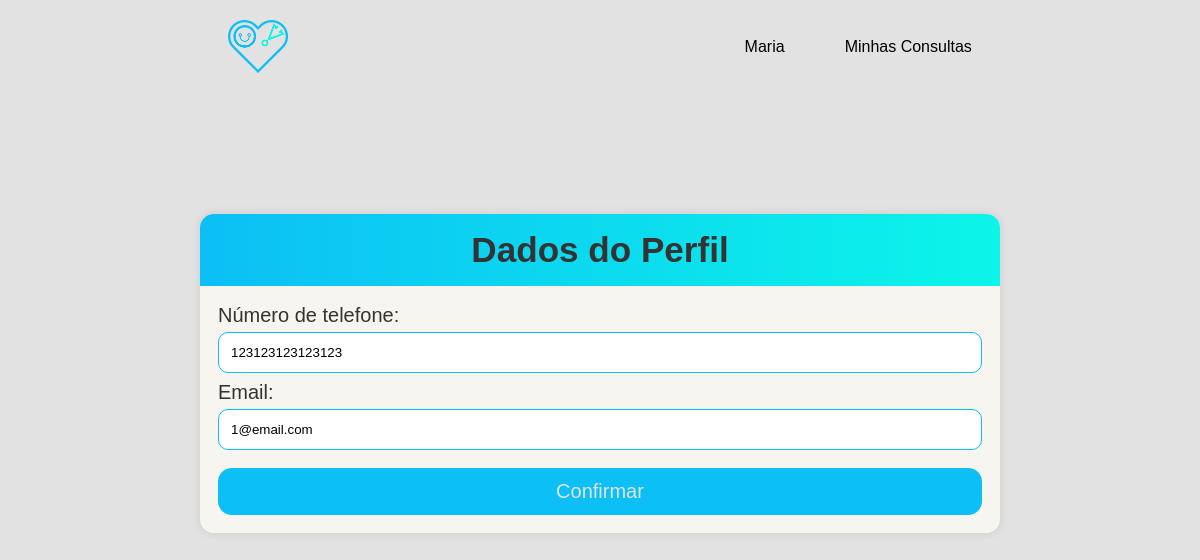
Screenshot of /perfil/ (signed in) with the database file from the repository.
### core/models.py (models this page shows, shortened)
class Paciente(models.Model):
    nome = models.CharField(max_length=255, null=True, blank=True)
    cpf = models.CharField(max_length=11, unique=True, null=True, blank=True)
    senha = models.CharField(max_length=128, null=True, blank=True)
    telefone = models.CharField(max_length=15, null=True, blank=True)
    email = models.EmailField(max_length=128, unique=True, null=True, blank=True)

### core/decorators.py (the view)
    def wrapper(request, *args, **kwargs):
        if 'paciente_id' not in request.session:
            return redirect('recepcao')
        return view_func(request, *args, **kwargs)

### sus/views.py (called while the page is built)
@login_required_paciente
def perfil(request):
    paciente = get_object_or_404(Paciente, id=request.session['paciente_id'])
    if request.method == 'POST':
        paciente.telefone = request.POST.get('telefone')
        paciente.email = request.POST.get('email')
        paciente.save()
        return redirect('plataforma')
    return render(request, 'perfil.html', {'paciente': paciente})

### sus/templates/perfil.html (shortened to what this page needs)
{% load static %}
<!DOCTYPE html>
<html lang="pt-BR">
<head>
    <link rel="stylesheet" href="{% static 'css/perfil.css' %}?v=1.0">
</head>
<body>
    <header class="cabecalho">
        <img class="icon" src='{% static "images/coracao2.png" %}' alt="Ícone de coração">
        <nav class="menu">
            <a class="nome">{{ paciente.nome }}</a>
            <a href="{% url 'plataforma' %}"><button class="consultas">Minhas Consultas</button></a>
        </nav>
    </header>
    <main class="conteudo-tabela">
        <div class="tabela" id="dados">
            <section class="Titulo">
                <h3>Dados do Perfil</h3>
            </section>
            <form id="tabela-dados" class="tabela-dados" method="post" action="{% url 'perfil' %}"> {% csrf_token %}
                <div class="formulario">
                    <label for="telefone">Número de telefone:</label>
                    <input type="tel" id="telefone" name="telefone" value="{{ paciente.telefone }}" maxlength="11">
                </div>
                <div class="formulario">
                    <label for="email">Email:</label>
                    <input type="email" id="email" name="email" value="{{ paciente.email }}" maxlength="128">
                    <button class="confirmacao" type="submit">Confirmar</button>
                </div>
            </form>
        </div>
    </main>
</body>
</html>

### sus/static/css/perfil.css (style rules this page uses)
* { box-sizing: border-box; margin: 0; padding: 0; font-family: Arial, sans-serif; }
body { background-color: #e2e2e2; }
.cabecalho { padding-bottom: 20px; padding-top: 20px; min-height: 10vh; display: flex; flex-direction: row; align-items: center; justify-content:space-around; }
.menu { display: flex; gap: 60px; }
.icon { max-width: 60px; width: 8%; }
.Titulo { text-align: center; padding: 16px; background: linear-gradient(90deg, #0cbff5, #0cf5e9); font-size: 30px; color: #333; }
.consultas { border: none; background-color: #e2e2e2; font-size: 16px; cursor: pointer; }
.conteudo-tabela { min-height: 70vh; display: flex; flex-direction: column; justify-content: center; align-items: center; }
.tabela { margin-top: 40px; margin-bottom: 40px; width: 95%; max-width: 800px; border-radius: 14px; background-color: #f7f5f0; box-shadow: 0px 0 10px rgba(0, 0, 0, 0.1); overflow: hidden; }
.tabela-dados { padding: 18px; }
label { margin-bottom: 5px; font-size: 20px; display: block; color: #333; }
input { width: 100%; padding: 12px; margin-bottom: 8px; border: 1px solid #0cbff5; border-radius: 10px; }
.confirmacao { margin-top: 10px; width: 100%; padding: 12px; background-color: #0cbff5; border: none; border-radius: 14px; color: #e2e2e2; font-size: 20px; cursor: pointer; }

### rows the page displays
Paciente: nome "Maria", telefone "123123123123123", email "1@email.com"
